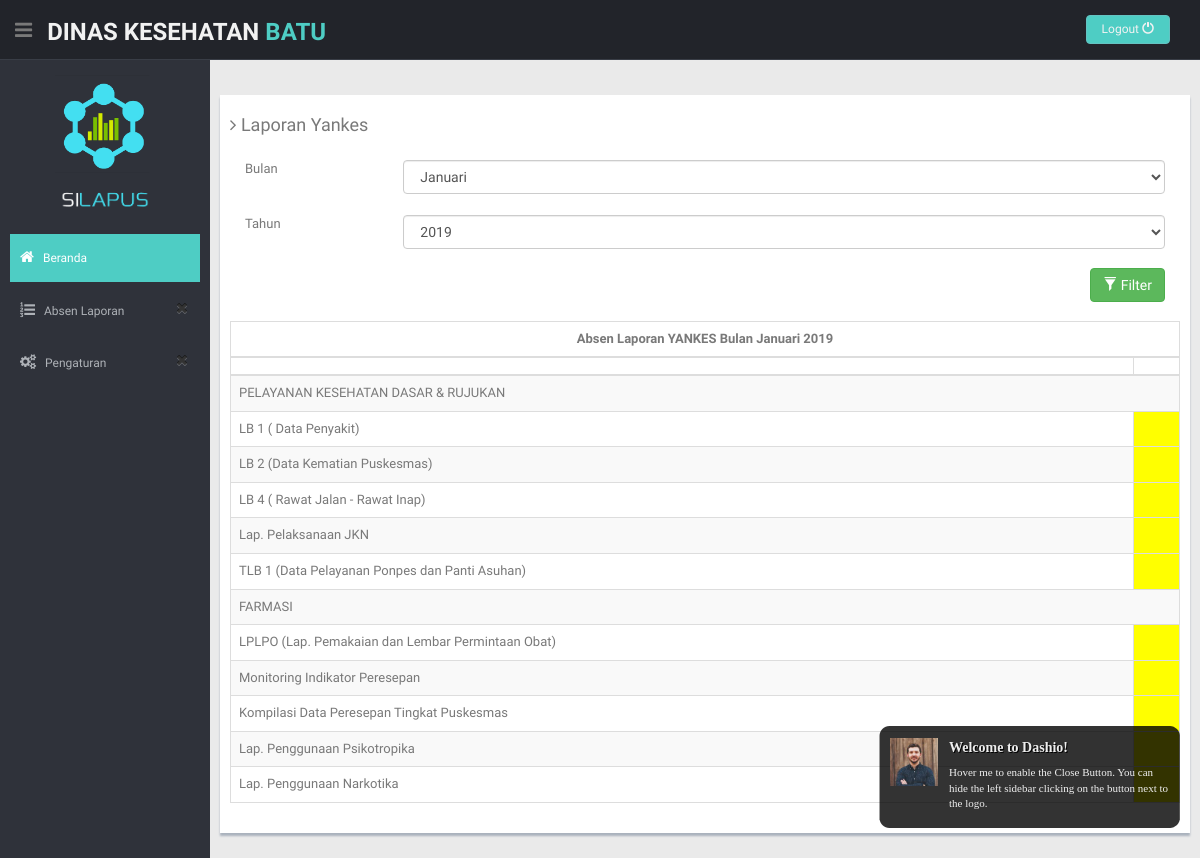
The app's page /index.php/user/laporanYankesUser, older data.
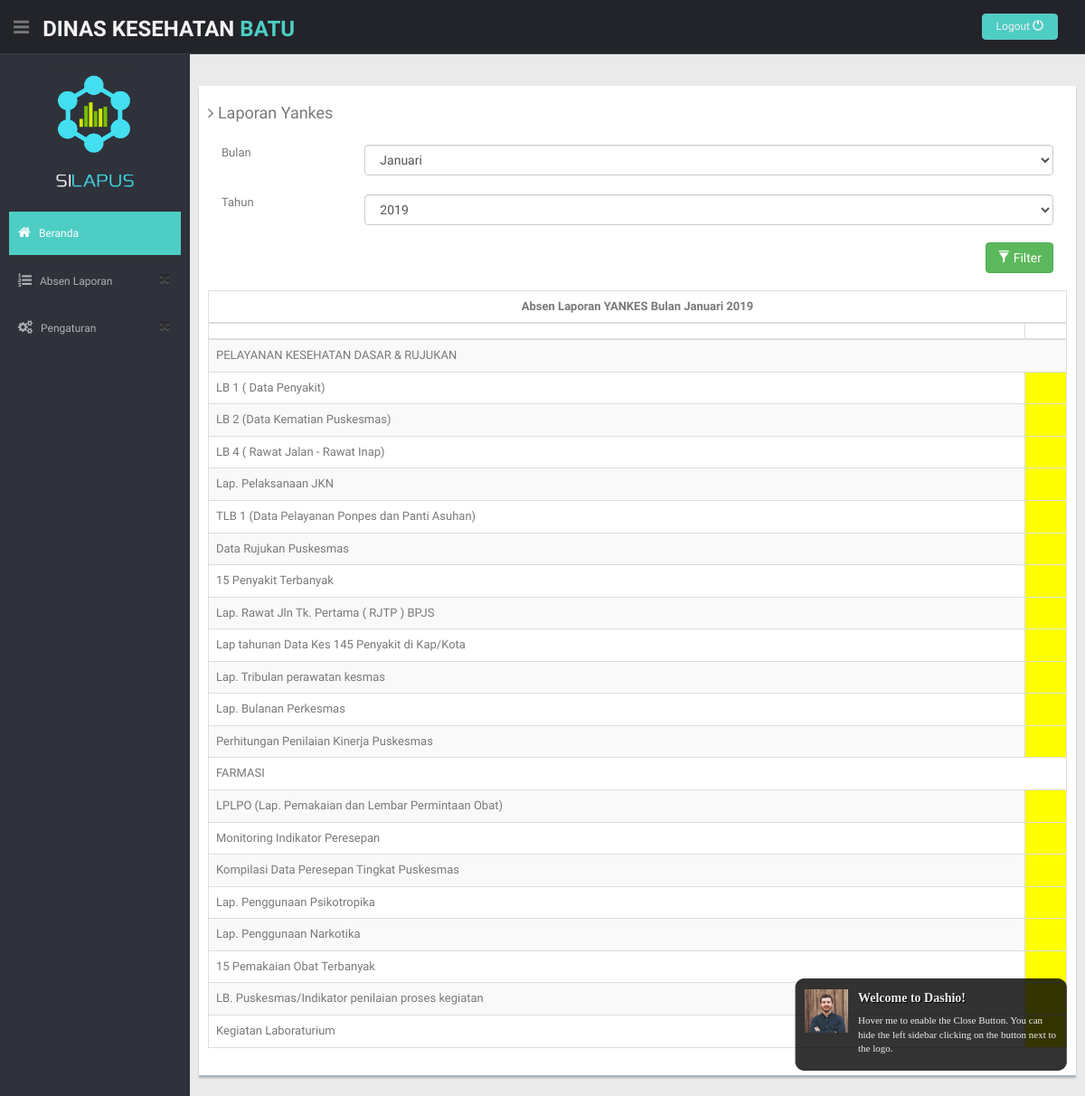
The same page, newer data.
### tables this page shows
CREATE TABLE `formatkategori` (
  `idKategori` int(11) NOT NULL,
  `namaKategori` varchar(225) NOT NULL,
  `jenisLaporan` enum('KESGA','P2PL','YANKES','') NOT NULL
);

CREATE TABLE `detaillaporan` (
  `idDetailLaporan` int(11) NOT NULL,
  `idLaporan` varchar(50) NOT NULL,
  `namaField` varchar(225) NOT NULL,
  `namaKategori` varchar(200) NOT NULL,
  `Batu` varchar(255) NOT NULL DEFAULT 'BELUM',
  `Junrejo` varchar(255) NOT NULL,
  `Beji` varchar(255) NOT NULL,
  `Sisir` varchar(255) NOT NULL,
  `Bumiaji` varchar(255) NOT NULL DEFAULT 'BELUM',
  `terima` text NOT NULL,
  `susulan` text NOT NULL,
  `Kepanjen` varchar(100) DEFAULT NULL
);

### application/controllers/User.php (called while the page is built, shortened)
<?php
class User extends CI_Controller {
	public function __construct()
	{
		$this->load->model('UserModel');
		$this->load->model('KesgaModel');
		$this->load->model('P2plModel');
		$this->load->model('YankesModel');
	}
	public function laporanYankesUser()
	{
		$this->load->helper('url');
		$this->load->helper('form');
		$query = $this->db->query("select tahun,bulan from laporan where jenisLaporan= 'YANKES' order by kodeLaporan DESC LIMIT 1");
  foreach ($query->result() as $key) {
        $data['bulan']= $key->bulan;
        $data['tahun']= $key->tahun;
      }
		$data['kategori']= $this->YankesModel->getKategoriYankes();
		$data['laporan']= $this->YankesModel->getLastLaporan();
		$this->load->view('headeruser');
		$this->load->view('laporanYankesUser',$data);
	}
}

### index.php (called while the page is built, shortened)
<?php
require_once BASEPATH.'core/CodeIgniter.php';

### application/models/YankesModel.php (called while the page is built, shortened)
<?php
class YankesModel extends CI_Model {
    public function getKategoriYankes()
    {
        $this->db->where('jenisLaporan', "YANKES");
        $query = $this->db->get('formatkategori');
        if($query->num_rows()>0){
            return $query->result();
        }
    }
    public function getLastLaporan(){
        $this->db->select('*');
        $this->db->distinct();
        $this->db->from('detaillaporan');
        $this->db->join('laporan', 'laporan.kodeLaporan = detaillaporan.idLaporan');
        $this->db->where('detaillaporan.idLaporan', '(SELECT kodeLaporan from laporan WHERE jenisLaporan="YANKES" ORDER by kodeLaporan DESC LIMIT 1)',false);
         $query = $this->db->get();
            return $query->result();
    }
}

### application/views/laporanYankesUser.php (the view, shortened to what this page needs)
    <section id="main-content">
          <div class="col-lg-12">
      <section class="wrapper">
        <div class="row">
          <div class="row mt">
            <div class="form-panel">
              <h4 class="mb"><i class="fa fa-angle-right"></i> Laporan Yankes <?php echo  $this->session->userdata('logged_in')['namaPuskes'];?></h4>
             <?php echo form_open('User/filterYankes'); ?>
                <div class="form-group">
                  <label class="col-sm-2 col-sm-2 control-label">Bulan</label>
                  <div class="col-sm-10">
                     <select class="form-control" name="bulan" id="bulan">
                  <?php
                  $daftarBulan = array("Januari","Februari","Maret","April","Mei","Juni","Juli","Agustus","September","Oktober", "Desember");
                  foreach ($daftarBulan as $key) {
                  if($key== $bulan){?>
                    <option value="<?php echo $key?>" selected=""><?php echo $key?></option>
                 <?php }
                  else{?>
                     <option value="<?php echo $key?>" ><?php echo $key?></option>
                  <?php }}?>
                </select>
                  </div>
                </div>
                <div class="form-group"><br><br><br>
                  <label class="col-sm-2 col-sm-2 control-label">Tahun</label>
                  <div class="col-sm-10">
                   <select class="form-control" name="tahun" id="tahun">
                  <?php for($i=2015 ; $i<=2023;$i++){
                    if($i==$tahun){?>
                  <option value="<?php echo $i?>" selected=""><?php echo $i?></option>
            <?php   } else{?>
            <option value="<?php echo $i?>" ><?php echo $i?></option>
                  <?php   }} ?>
                </select><br>
                  </div>
                </div>
                <div class="form-group">
                <div class="col-sm-12" align="right">
               <button type="submit" id="btn-filter" class="btn btn-success" ><span class="glyphicon glyphicon-filter" ></span>  Filter</button>
                <?php echo form_close();?>
                           <br><br>
                  </div>
                </div>
                <table id="table" class="table table-striped table-bordered" cellspacing="0" width="100%">
            <thead>
            <tr>
              <th colspan="8" ><center>Absen Laporan YANKES Bulan <?php echo $bulan." "; echo $tahun?> </center> </th>
            </tr>
                <tr>
                    <th></th>
                    <th><?php echo $this->session->userdata('logged_in')['namaPuskes'];?></th>
                </tr>
            </thead>
            <tbody>
            <?php
            $nama = $this->session->userdata('logged_in')['namaPuskes'];
             foreach($kategori as $key){?>
              <tr>
                  <td colspan="6"><?php echo $key->namaKategori?></td>
              </tr>
              <?php foreach ($laporan as $data) {
                if($key->namaKategori==$data->namaKategori){?>
              <tr>
                <td><?php echo $data->namaField?></td>
              <?php if($data-> $nama== "SUDAH") {?>
                <td><input type="checkbox" name="feeling" value="good" checked="" disabled readonly=""></td>
              <?php }else{?>
              <td style="background: yellow"></td>
              <?php } ?>
              </tr>
              <?php }}} ?>
            </tbody>
        </table>
            </div>
          </div>
      </section>
</body>
</html>

### application/views/headeruser.php (shortened to what this page needs)
<!DOCTYPE html>
<html lang="en">
<head>
  <link href="<?php echo base_url()?>/assets/lib/bootstrap/css/bootstrap.min.css" rel="stylesheet">
  <link href="<?php echo base_url()?>/assets/lib/font-awesome/css/font-awesome.css" rel="stylesheet" />
  <link rel="stylesheet" type="text/css" href="<?php echo base_url()?>/assets/css/zabuto_calendar.css">
  <link rel="stylesheet" type="text/css" href="<?php echo base_url()?>/assets/lib/gritter/css/jquery.gritter.css" />
  <link href="<?php echo base_url()?>/assets/css/style.css" rel="stylesheet">
  <link href="<?php echo base_url()?>/assets/css/style-responsive.css" rel="stylesheet">
</head>
<body>
  <section id="container">
    <header class="header black-bg">
      <div class="sidebar-toggle-box">
        <div class="fa fa-bars tooltips" data-placement="right" data-original-title="Min/Max Navigation"></div>
      </div>
      <a href=<?php echo site_url('User/');?> class="logo"><b>DINAS KESEHATAN<span> BATU</span></b></a>
      <div class="top-menu">
        <ul class="nav pull-right top-menu">
          <li><a class="logout" href=<?php echo site_url('login/logout');?>>Logout  <span class="glyphicon glyphicon-off"></span></a></li>
        </ul>
      </div>
    </header>
    <aside>
      <div id="sidebar" class="nav-collapse ">
        <ul class="sidebar-menu" id="nav-accordion">
          <p class="centered"><img src="<?php echo base_url()?>/assets/img/logosilapus.png" class="img-rectangle" width="100"></a></p>
          <p class="centered"><img src="<?php echo base_url()?>/assets/img/tulisansilapus.png" class="img-rectangle" width="90"></a></p>
          <li class="mt">
            <a class="active" href=<?php echo site_url('User/');?>>
              <i class="fa fa-home"></i>
              <span>Beranda</span>
          </li>
          <li class="sub-menu">
            <a href="javascript:;">
              <i class="fa fa-list-ol"></i>
              <span>Absen Laporan</span>
              </a>
          </li>
          <li class="sub-menu">
            <a href="javascript:;">
              <i class="fa fa-cogs"></i>
              <span>Pengaturan </span>
              </a>
          </li>
        </ul>
      </div>
    </aside>
    </section>
</body>

### assets/css/style.css (style rules this page uses)
body { color: #797979; background: #eaeaea; font-family: 'Ruda', sans-serif; padding: 0px !important; margin: 0px !important; font-size:13px; }
ul li { list-style: none; }
a, a:hover, a:focus { text-decoration: none; outline: none; }
#container { width: 100%; height: 100%; }
.centered { text-align: center; }
.mt { margin-top: 25px; }
.mb { margin-bottom: 25px; }
ul.top-menu > li > .logout { color: #f2f2f2; font-size: 12px; border-radius: 4px; -webkit-border-radius: 4px; border: 1px solid #64c3c2 !important; padding: 5px 15px; margin-right: 15px; background: #4ECDC4; margin-top: 15px; }
#sidebar { width: 210px; height: 100%; position: fixed; background: #2f323a; }
#sidebar ul li { position: relative; }
ul.sidebar-menu , ul.sidebar-menu li ul.sub { margin: -2px 0 0; padding: 0; }
ul.sidebar-menu { margin-top: 75px; }
ul.sidebar-menu li { margin-bottom: 5px; margin-left:10px; margin-right:10px; }
ul.sidebar-menu li.sub-menu { line-height: 15px; }
ul.sidebar-menu li a span { display: inline-block; }
ul.sidebar-menu li a { color: #aeb2b7; text-decoration: none; display: block; padding: 15px 0 15px 10px; font-size: 12px; outline: none; -webkit-transition: all 0.3s ease; -moz-transition: all 0.3s ease; -o-transition: all 0.3s ease; -ms-transition: all 0.3s ease; transition: all 0.3s ease; }
ul.sidebar-menu li a.active, ul.sidebar-menu li a:hover, ul.sidebar-menu li a:focus { background: #4ECDC4; color: #fff; display: block; -webkit-transition: all 0.3s ease; -moz-transition: all 0.3s ease; -o-transition: all 0.3s ease; -ms-transition: all 0.3s ease; transition: all 0.3s ease; }
ul.sidebar-menu li a i { font-size: 15px; padding-right: 6px; }
ul.sidebar-menu li a.active i { color: #fff; }
#main-content { margin-left: 210px; }
.header, .footer { min-height: 60px; padding: 0 15px; }
.header { position: fixed; left: 0; right: 0; z-index: 1002; }
.black-bg { background: #22242a; border-bottom: 1px solid #393d46; }
.wrapper { display: inline-block; margin-top: 60px; padding-left: 15px; padding-right: 15px; padding-bottom: 15px; padding-top: 0px; width: 100%; }
a.logo { font-size: 24px; color: #f2f2f2; float: left; margin-top: 15px; text-transform: uppercase; }
a.logo b { font-weight: 900; }
a.logo span { color: #4ECDC4; }
#top_menu .nav > li, ul.top-menu > li { float: left; }
ul.top-menu > li > a { color: #666666; font-size: 16px; border-radius: 4px; -webkit-border-radius: 4px; border:1px solid #666666 !important; padding: 2px 6px; margin-right: 15px; }
.sidebar-toggle-box { float: left; padding-right: 15px; margin-top: 20px; }
.sidebar-toggle-box .fa-bars { cursor: pointer; display: inline-block; font-size: 20px; }
.form-panel { background: #ffffff; margin: 10px; padding: 10px; box-shadow: 0px 3px 2px #aab2bd; text-align: left; }
label { font-weight: 400; }

Row changes from the older to the newer data that the page shows:
added detaillaporan: namaField "Data Rujukan Puskesmas", shown under formatkategori "PELAYANAN KESEHATAN DASAR & RUJUKAN"
added detaillaporan: namaField "15 Penyakit Terbanyak", shown under formatkategori "PELAYANAN KESEHATAN DASAR & RUJUKAN"
added detaillaporan: namaField "Lap. Rawat Jln Tk. Pertama ( RJTP ) BPJS", shown under formatkategori "PELAYANAN KESEHATAN DASAR & RUJUKAN"
added detaillaporan: namaField "Lap tahunan Data Kes 145 Penyakit di Kap/Kota", shown under formatkategori "PELAYANAN KESEHATAN DASAR & RUJUKAN"
added detaillaporan: namaField "Lap. Tribulan perawatan kesmas", shown under formatkategori "PELAYANAN KESEHATAN DASAR & RUJUKAN"
added detaillaporan: namaField "Lap. Bulanan Perkesmas", shown under formatkategori "PELAYANAN KESEHATAN DASAR & RUJUKAN"
added detaillaporan: namaField "Perhitungan Penilaian Kinerja Puskesmas", shown under formatkategori "PELAYANAN KESEHATAN DASAR & RUJUKAN"
added detaillaporan: namaField "15 Pemakaian Obat Terbanyak", shown under formatkategori "FARMASI"
added detaillaporan: namaField "LB. Puskesmas/Indikator penilaian proses kegiatan", shown under formatkategori "FARMASI"
added detaillaporan: namaField "Kegiatan Laboraturium", shown under formatkategori "FARMASI"
